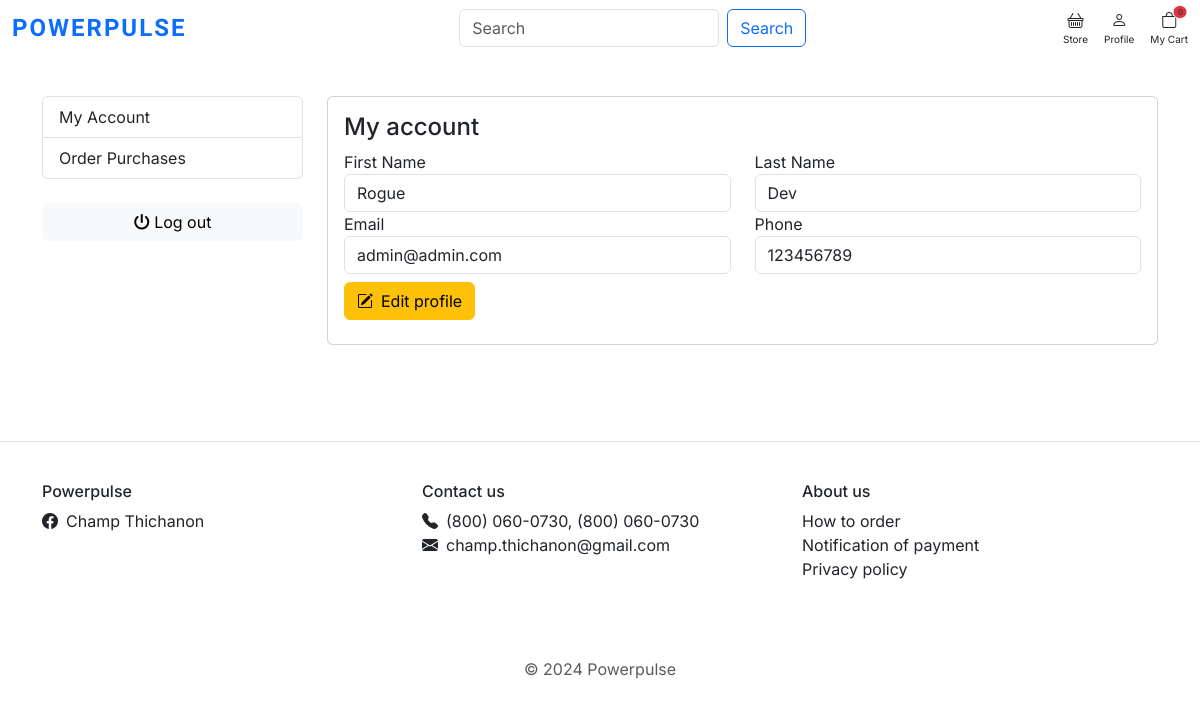
/my_account/ (signed in), run on the app's committed database.
### accounts/models.py (models this page shows, shortened)
class Account(AbstractBaseUser):
    first_name = models.CharField(max_length=50)
    last_name = models.CharField(max_length=50)
    email = models.EmailField(max_length=100, unique=True)
    phone_number = models.CharField(max_length=50, blank=True, null=True)
    date_joined = models.DateTimeField(auto_now_add=True)
    last_login = models.DateTimeField(auto_now=True, null=False)
    is_admin = models.BooleanField(default=False)
    is_staff = models.BooleanField(default=False)
    is_active = models.BooleanField(default=True)
    is_superuser = models.BooleanField(default=False)
    USERNAME_FIELD = (
        "email"  # This attribute will be used as unique identifier for the user
    )
    REQUIRED_FIELDS = [
        "first_name",
        "last_name",
    ]  # This attribute will be prompted during the creation of a superuser
    objects = MyAccountManager()

### accounts/views.py (the view)
# urls.py: path("my_account/", views.my_account, name="my_account"),
def my_account(request):
    return render(request, "profiles/my_account.html")

### carts/context_processors.py (called while the page is built)
def counter(request):
    cart_count = 0
    if "admin" in request.path:
        return {}
    else:
        try:
            cart = Cart.objects.filter(cart_id=_cart_id(request))
            cart_items = CartItem.objects.all().filter(cart=cart[:1])
            for cart_item in cart_items:
                cart_count += cart_item.quantity
        except Cart.DoesNotExist:
            cart_count = 0
    return dict(cart_count=cart_count)

### carts/views.py (called while the page is built)
def _cart_id(request):
    cart = (
        request.session.session_key
    )  # Get the session key from the user's session data
    if not cart:  # Checks if a session key does not exist.
        cart = request.session.create()  # Create a new session
    return cart

### category/context_processors.py (called while the page is built)
def menu_links(request):
    links = Category.objects.all()
    return dict(links=links)

### templates/profiles/my_account.html (shortened to what this page needs)
{% extends 'profiles/profile_layout.html'%}
{% load static %}
{% block subcontent %}
<div class="col-md-9">
    <div class="card">
        <div class="card-body">
            <h4 class="card-title">My account</h4>
            <form method="POST" action="{% url 'edit_profile' %}">
                <div class="form-row row">
                    <div class="col-md-6 form-group">
                        <label>First Name</label>
                        <input type="text" class="form-control" name="first_name" value="{{user.first_name}}" readonly>
                    </div>
                    <div class="col-md-6 form-group">
                        <label>Last Name</label>
                        <input type="text" class="form-control" name="last_name" value="{{user.last_name}}" readonly>
                    </div>
                    <div class="col-md-6 form-group">
                        <label>Email</label>
                        <input type="email" class="form-control" value="{{user.email}}" readonly>
                    </div>
                    <div class="form-group col-md-6">
                        <label>Phone</label>
                        <input type="text" class="form-control" name="phone_number" value="{{user.phone_number}}"
                            readonly>
                    </div>
                </div>
                <div class="buttons">
                    <button id="edit" class="my-2 btn btn-warning btn-block" style="display: inline;">
                        <i class="me-2 bi bi-pencil-square"></i>Edit profile
                    </button>
                </div>
            </form>
        </div>
    </div>
</div>
{% endblock subcontent %}

### static/css/base.css (style rules this page uses)
html,body { margin: 0; }

### static/css/text.css (style rules this page uses)
body { font-family: "Inter", sans-serif; }

### data on the page
Account: first_name "Rogue", last_name "Dev", email "admin@admin.com", phone_number "123456789"

### other printed values
{{ cart_count }} "0"
